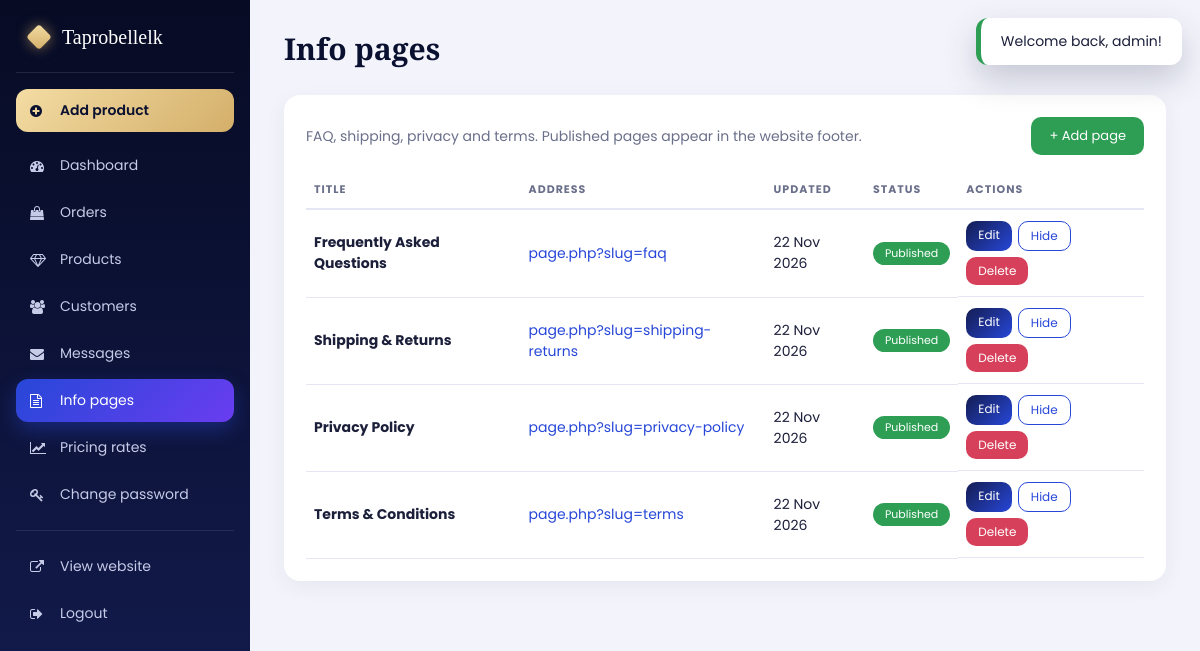
Screenshot of /admin/pages.php (signed in) with the database file from the repository.
### tables this page shows
CREATE TABLE IF NOT EXISTS pages (
  slug VARCHAR(60) PRIMARY KEY,
  title VARCHAR(150) NOT NULL,
  content MEDIUMTEXT NOT NULL,
  is_published TINYINT(1) NOT NULL DEFAULT 1,
  sort_order INT NOT NULL DEFAULT 0,
  updated_at TIMESTAMP DEFAULT CURRENT_TIMESTAMP ON UPDATE CURRENT_TIMESTAMP
);

### includes/functions.php (called while the page is built, shortened)
<?php
function e($s): string { return htmlspecialchars((string)$s, ENT_QUOTES, 'UTF-8'); }
function url(string $path = ''): string { return BASE_URL . '/' . ltrim($path, '/'); }

### admin/pages.php (the view, shortened to what this page needs)
<?php
require __DIR__ . '/_layout.php';
$pdo = db();
$rows = $pdo->query('SELECT * FROM pages ORDER BY sort_order, title')->fetchAll();
?>
<div class="panel">
    <div class="filters"><span class="muted">FAQ, shipping, privacy and terms. Published pages appear in the website footer.</span>
        <a class="btn ok" style="margin-left:auto" href="<?= url('admin/page_edit.php') ?>">+ Add page</a></div>
    <table><tr><th>Title</th><th>Address</th><th>Updated</th><th>Status</th><th>Actions</th></tr>
    <?php foreach ($rows as $p): ?>
    <tr><td><b><?= e($p['title']) ?></b></td><td><a target="_blank" href="<?= url('page.php?slug=' . urlencode($p['slug'])) ?>">page.php?slug=<?= e($p['slug']) ?></a></td>
        <td><?= e(date('d M Y', strtotime($p['updated_at']))) ?></td>
        <td><span class="badge <?= $p['is_published'] ? 'active' : 'archived' ?>"><?= $p['is_published'] ? 'Published' : 'Hidden' ?></span></td>
        <td class="actions"><a class="btn sm" href="<?= url('admin/page_edit.php?slug=' . urlencode($p['slug'])) ?>">Edit</a>
            <form method="post"><button class="btn sm ghost"><?= $p['is_published'] ? 'Hide' : 'Publish' ?></button></form>
            <form method="post"><button class="btn sm danger" onclick="return confirm('Delete this page permanently?')">Delete</button></form></td></tr>
    <?php endforeach; if (!$rows) echo '<tr><td colspan="5" class="muted">No pages yet.</td></tr>'; ?></table>
</div>

### assets/admin.css (style rules this page uses)
:root { --navy:#0a1030;--navy2:#141d52;--sapphire:#2747d8;--violet:#6a3df0;--gold:#d4af6a;--gold2:#f3dca3;--rose:#ff6b8a;--bg:#f3f4fb;--ink:#1b1f3a;--muted:#6a6f8a;--line:#e4e6f3;--ok:#2e9e55;--warn:#e0a100;--bad:#d6405a }
* { box-sizing:border-box;margin:0;padding:0 }
body { font-family:'Poppins',sans-serif;background:var(--bg);color:var(--ink);font-size:14px }
a { color:var(--sapphire);text-decoration:none }
.panel { background:#fff;border-radius:16px;padding:22px;box-shadow:0 6px 20px rgba(10,16,48,.06);margin-bottom:24px;overflow-x:auto }
table { width:100%;border-collapse:collapse }
th { text-align:left;font-size:11px;letter-spacing:1px;text-transform:uppercase;color:var(--muted);padding:10px 8px;border-bottom:2px solid var(--line);white-space:nowrap }
td { padding:11px 8px;border-bottom:1px solid var(--line);vertical-align:middle }
.badge { display:inline-block;padding:3px 12px;border-radius:20px;font-size:11px;color:#fff;background:#999;text-transform:capitalize }
.badge.paid,.badge.shipped,.badge.active { background:var(--ok) }
.btn { display:inline-block;background:linear-gradient(135deg,var(--navy2),var(--sapphire));color:#fff;border:none;border-radius:10px;padding:9px 18px;font-family:inherit;font-size:13px;cursor:pointer;text-decoration:none;transition:.3s }
.btn.sm { padding:5px 12px;font-size:12px }
.btn.ghost { background:#fff;color:var(--sapphire);border:1px solid var(--sapphire) }
.btn.danger { background:var(--bad) }
.btn.ok { background:var(--ok) }
.actions { display:flex;gap:6px;flex-wrap:wrap }
.actions form { display:inline }
.filters { display:flex;gap:10px;flex-wrap:wrap;margin-bottom:16px;align-items:center }
.muted { color:var(--muted) }

### rows the page displays
pages: title "Frequently Asked Questions", slug "faq", updated_at "22 Nov 2026", is_published "Published"
pages: title "Shipping & Returns", slug "shipping-returns", updated_at "22 Nov 2026", is_published "Published"
pages: title "Privacy Policy", slug "privacy-policy", updated_at "22 Nov 2026", is_published "Published"
pages: title "Terms & Conditions", slug "terms", updated_at "22 Nov 2026", is_published "Published"

### other values shown
$label "Dashboard"
$label "Orders"
$label "Products"
$label "Customers"
$label "Messages"
$label "Info pages"
$label "Pricing rates"
$label "Change password"
$title "Info pages"
$m "Welcome back, admin!"
